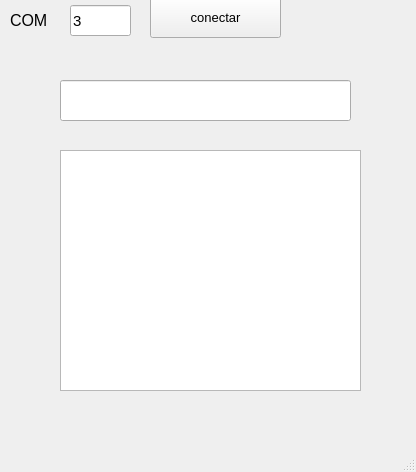
<?xml version="1.0" encoding="UTF-8"?>
<ui version="4.0">
 <class>MainWindow</class>
 <widget class="QMainWindow" name="MainWindow">
  <property name="geometry">
   <rect>
    <x>0</x>
    <y>0</y>
    <width>416</width>
    <height>472</height>
   </rect>
  </property>
  <property name="windowTitle">
   <string>Ejercicio Keystrokes 2</string>
  </property>
  <widget class="QWidget" name="centralwidget">
   <widget class="QLabel" name="lb_result">
    <property name="geometry">
     <rect>
      <x>60</x>
      <y>190</y>
      <width>55</width>
      <height>16</height>
     </rect>
    </property>
    <property name="font">
     <font>
      <pointsize>16</pointsize>
     </font>
    </property>
    <property name="text">
     <string/>
    </property>
   </widget>
   <widget class="QLabel" name="lb_error">
    <property name="geometry">
     <rect>
      <x>10</x>
      <y>520</y>
      <width>391</width>
      <height>20</height>
     </rect>
    </property>
    <property name="font">
     <font>
      <pointsize>10</pointsize>
      <weight>50</weight>
      <italic>true</italic>
      <bold>false</bold>
     </font>
    </property>
    <property name="text">
     <string/>
    </property>
   </widget>
   <widget class="QLineEdit" name="txt_com">
    <property name="geometry">
     <rect>
      <x>70</x>
      <y>5</y>
      <width>61</width>
      <height>31</height>
     </rect>
    </property>
    <property name="font">
     <font>
      <pointsize>11</pointsize>
     </font>
    </property>
    <property name="text">
     <string>3</string>
    </property>
   </widget>
   <widget class="QLabel" name="label">
    <property name="geometry">
     <rect>
      <x>10</x>
      <y>10</y>
      <width>55</width>
      <height>21</height>
     </rect>
    </property>
    <property name="font">
     <font>
      <pointsize>12</pointsize>
     </font>
    </property>
    <property name="text">
     <string>COM</string>
    </property>
   </widget>
   <widget class="QPushButton" name="btn_connect">
    <property name="geometry">
     <rect>
      <x>150</x>
      <y>-3</y>
      <width>131</width>
      <height>41</height>
     </rect>
    </property>
    <property name="font">
     <font>
      <pointsize>10</pointsize>
     </font>
    </property>
    <property name="text">
     <string>conectar</string>
    </property>
   </widget>
   <widget class="QListWidget" name="ls_valores">
    <property name="geometry">
     <rect>
      <x>60</x>
      <y>150</y>
      <width>301</width>
      <height>241</height>
     </rect>
    </property>
   </widget>
   <widget class="QLineEdit" name="lineEdit">
    <property name="geometry">
     <rect>
      <x>60</x>
      <y>80</y>
      <width>291</width>
      <height>41</height>
     </rect>
    </property>
   </widget>
  </widget>
  <widget class="QMenuBar" name="menubar">
   <property name="geometry">
    <rect>
     <x>0</x>
     <y>0</y>
     <width>416</width>
     <height>26</height>
    </rect>
   </property>
  </widget>
  <widget class="QStatusBar" name="statusbar"/>
 </widget>
 <resources/>
 <connections/>
</ui>
